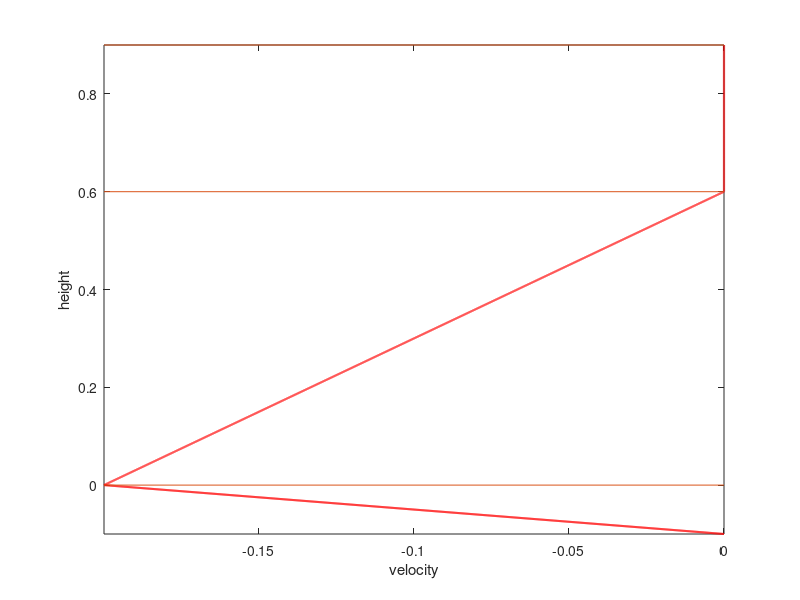
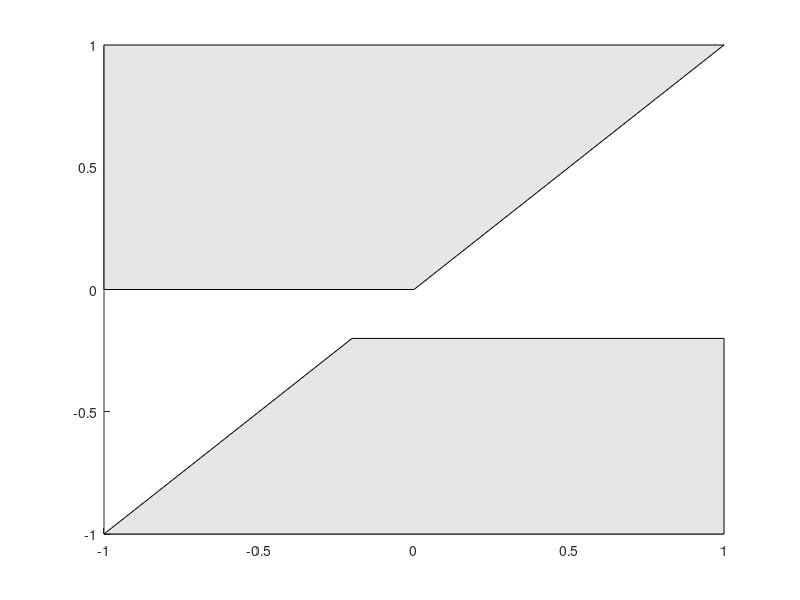

Source code (MATLAB) for these figures, in order: (Note: this script raises an error after producing the figures.)
%%%% 
%%%% FIND KISSING POINTS and EVALUATE SYSTEM COEFFICIENTS at these points
%%%%

close all % close all figures (if any)

%%% PART I: FIND A KISSING POINT

% colors to be used for plots
blewish=[13 140 204]./255;
darkgreen=[23 135 0]./255;
greybrown=[103 101 110]./255;
orange=[223 138 74]./255;
blu=[20 68 246]./255;
lightgray=[0.9 0.9 0.9];

fontsz=14;
MESH_DPS = 300;  % mesh density (points)

% put the model parameter values in a structure
s=struct('U0', 0, ...
         'U1', -0.2,...
         'U2', 0, ...
         'U3', 0, ...
         'H1', 0.1, ...
         'H2', 0.6,...
         'H3', 0.3, ...
         'H12', 0, ...
         'H32', 0,...
         'g12', 0.6,...
         'g32', 0.4);
     
s.('H12')=s.('H1')/s.('H2');
s.('H32')=s.('H3')/s.('H2');

% range of U3 values
U3from=-1;
U3to=1;
U3step=1e-4;
U3rng=U3from:U3step:U3to;

% check if these values make sense
assert(s.('H1')>0, 'H1 MUST be positive!')
assert(s.('H2')>0, 'H2 MUST be positive!')
assert(s.('H3')>0, 'H3 MUST be positive!')
assert(s.('g12')>=0, 'g12 MUST be non-negative!')
assert(s.('g32')>=0, 'g32 MUST be non-negative!')
assert(s.('H1')+s.('H2')+s.('H3')==1, 'H1+H2+H3 MUST be 1!')

% check if g12+g32=1; if not, do rescaling
if s.('g12')+s.('g32') ~= 1  
    gsk=sqrt(s.('g12')+s.('g32'));
    s.('g12')=s.('g12')/gsk^2;
    s.('g32')=s.('g32')/gsk^2;
    s.('U0')=s.('U0')/gsk;
    s.('U1')=s.('U1')/gsk;
    s.('U2')=s.('U2')/gsk;
    s.('U3')=s.('U3')/gsk;
    U3rng=U3rng/gsk;
    fprintf(1,'done rescaling to ensure that g12+g32=1...\n');
end

% set up the z axis: it's [-H1,H2+H3] which has the length 1
dz=1e-4;  % length of a single interval 
nc=round(1/dz+1);  % number of points incl. boundary points
z=linspace(-s.('H1'),s.('H2')+s.('H3'), nc); 
zlow=(z<0);  % boolean vector with 1s only where z in lower layer
zmid=(z>=0 & z<=s.('H2'));
ztop=(z>s.('H2'));

% create the base velocity profile
Omega1=@()   (s.('U1')-s.('U0'))/s.('H1');
Omega2=@()   (s.('U2')-s.('U1'))/s.('H2');
Omega3=@(u3) (u3-s.('U2'))/s.('H3');

Ubase=@(u3)   (s.('U2')+Omega3(u3)*(z-s.('H2'))).*ztop +...
              (s.('U1')+Omega2()*z).*zmid+...
              (s.('U1')+Omega1()*z).*zlow;
       
% plot the velocity profile
ss=get(0,'ScreenSize'); % [left, bottom, width, height]
figure('Position',[ss(3)*0.25,ss(4)*0.25,ss(3)*0.5, ss(4)*0.4])

miny=min(Ubase(s.('U3')));
maxy=max(Ubase(s.('U3')));

plot(Ubase(s.('U3')), z, 'LineWidth',1.5,'Color','red')
hold on
line([miny,maxy],[0,0])
hold on
line([miny,maxy],[s.('H2'),s.('H2')])
hold on
line([miny,maxy],[s.('H2')+s.('H3'),s.('H2')+s.('H3')])
xlim([miny,maxy])
ylim([min(z),max(z)])
hold off
xlabel('velocity')
ylabel('height')
       
% function defining the equation for c       
Sigma1=@(c)     (s.('U0')-c)*(s.('U1')-c)-s.('g12')*s.('H1');
Sigma3=@(u3, c) (s.('U2')-c)*(u3-c)-s.('g32')*s.('H3');
Psi=@(c)        (s.('U2')-c)*(s.('U1')-c);
Fc=@(u3, c)     (s.('H12')*Psi(c)+Sigma1(c))*(s.('H32')*Psi(c)+Sigma3(u3, c))-...
                 s.('H12')*s.('H32')*Psi(c)^2;
cU0=@(u3,c) s.('U0')-c;
cU1=@(u3,c) s.('U1')-c;
cU2=@(u3,c) s.('U2')-c;
cU3=@(u3,c) u3-c;

% plot this function when varying U3
figure('Position',[ss(3)*0.25,ss(4)*0.25,ss(3)*0.5, ss(4)*0.4])
patch([s.('U2'), U3from,  U3from, U3to],...
      [s.('U2'), s.('U2'),U3to,   U3to],lightgray);
hold on
patch([s.('U1'), U3from, U3to,   U3to],...
      [s.('U1'), U3from, U3from, s.('U1'),],lightgray);
hold on

co_fc=fcontour(Fc,[U3from,U3to,U3from,U3to],'LineWidth',1.5,'MeshDensity',MESH_DPS);
set(co_fc,'LevelList',0)
set(co_fc,'LineColor',greybrown)
hold on
co_u3=fcontour(cU3,[U3from,U3to,U3from,U3to],'LineWidth',1.0,'MeshDensity',MESH_DPS);
set(co_u3,'LevelList',0)
set(co_u3,'LineColor',darkgreen)
hold on
co_u1=fcontour(cU1,[U3from,U3to,U3from,U3to],'LineWidth',1.0,'MeshDensity',MESH_DPS);
set(co_u1,'LevelList',0)
set(co_u1,'LineColor','red')
hold on
co_u2=fcontour(cU2,[U3from,U3to,U3from,U3to],'LineWidth',1.0,'MeshDensity',MESH_DPS);
set(co_u2,'LevelList',0)
set(co_u2,'LineColor',orange)
hold on
co_u0=fcontour(cU0,[U3from,U3to,U3from,U3to],'LineWidth',1.0,'MeshDensity',MESH_DPS);
set(co_u0,'LevelList',0)
set(co_u0,'LineColor',blu)
hold on
legend([co_u0,co_u1,co_u2,co_u3],{'$c=U_0$','$c=U_1$','$c=U_2$','$c=U_3$'},'interpreter','latex','Location','NorthEast');
box on

xlabel('$U_3$','interpreter','latex','FontSize',fontsz)
ylabel('$c$','interpreter','latex','FontSize',fontsz)

% edit this part based on where you see a kissing point in the picture!
U3rng_kp=U3rng(-0.7<=U3rng & U3rng<=-0.45);   % area in U3 around where the KP is
ctop=0.2;  % starting value closer to the larger c value
cbot=0.1;  % starting value closer to the smaller c value

c1c2s=zeros(length(U3rng_kp),2);
c1mc2=zeros(length(U3rng_kp),1);
cc=0;   % counter for U3 values for which c1 and c2 to be calculated

for u=U3rng_kp
    cc=cc+1;
    f_tmp=@(c) Fc(u, c);
    c1c2s(cc,1)=fzero(f_tmp,ctop);
    c1c2s(cc,2)=fzero(f_tmp,cbot);
    c1mc2(cc)=abs(c1c2s(cc,1)-c1c2s(cc,2));
end

% find index where is the minimal difference |c1-c2|
idx=find(c1mc2==min(c1mc2));
kp_u3=U3rng_kp(idx);
kp_c1=c1c2s(idx,1);
kp_c2=c1c2s(idx,2);
kp_cbar=(kp_c1+kp_c2)/2;
fprintf(1,'\n*** found a kissing point:\n');
fprintf(1,'c1:%10.4f\nc2:%10.4f\nU3:%10.4f\n',kp_c1,kp_c2,kp_u3);

%plot(kp_u3,kp_c1,'Marker','o','MarkerFaceColor','red','MarkerEdgeColor','red')
%hold on
%plot(kp_u3,kp_c2,'Marker','o','MarkerFaceColor','red','MarkerEdgeColor','red')

text(-0.58,0.22,'$K_3$','Interpreter','latex','FontSize',fontsz)
text(-0.057,-0.43,'$K_4$','Interpreter','latex','FontSize',fontsz)

%%% PART II: EVALUATE INTEGRAL COEFFICIENTS

% modal function and its derivative

b2=1;
b1=@(c)    -b2/(Omega1()*(s.('U0')-c));
m2=@(c)     b2*Sigma1(c)/((s.('U0')-c)*(s.('U1')-c));
m1=@(c)    -b2*s.('H1')/((s.('U0')-c)*(s.('U1')-c))-m2(c)/(Omega2()*(s.('U1')-c));
t2=@(c,u3)  m2(c)*(s.('U2')-c)*(u3-c)/Sigma3(u3, c);
t1=@(c,u3) -t2(c,u3)/(Omega3(u3)*(u3-c));

phi=@(c,u3)...
    (t1(c,u3)+t2(c,u3)./(Omega3(u3)*(s.('U2')-c+Omega3(u3)*(z-s.('H2'))))).*ztop+...
                         (m1(c)+m2(c)./(Omega2()*(s.('U1')-c+Omega2()*z))).*zmid+...
                            (b1(c)+b2./(Omega1()*(s.('U1')-c+Omega1()*z))).*zlow;

phi_z=@(c,u3) -(t2(c,u3)./(s.('U2')-c+Omega3(u3)*(z-s.('H2'))).^2).*ztop-...
                               (m2(c)./(s.('U1')-c+Omega2()*z).^2).*zmid-...
                                  (b2./(s.('U1')-c+Omega1()*z).^2).*zlow;

% check the orthogonality condition; approximate integral using the
% composite trapezoidal rule

kfs=[(1/2) ones(1,nc-2) (1/2)];

% storage for coefficient values

nU3kp=length(U3rng_kp);
npots=1:nU3kp;

storage_c1=zeros(size(npots));
storage_c2=zeros(size(npots));
storage_lambda1=zeros(size(npots));
storage_lambda2=zeros(size(npots));
storage_mu1=zeros(size(npots));
storage_mu2=zeros(size(npots));
storage_sigma=zeros(size(npots));
storage_nu1=zeros(size(npots));
storage_nu2=zeros(size(npots));
storage_gamma1=zeros(size(npots));
storage_gamma2=zeros(size(npots));

for i=1:size(c1c2s,1)
    
    %fprintf(1,'c pair %i: c1=%f c2=%f\n',i,c1c2s(i,1),c1c2s(i,2));
    
    kp_c1=c1c2s(i,1);
    kp_c2=c1c2s(i,2);
    kp_cbar=(kp_c1+kp_c2)/2;
    kp_u3=U3rng_kp(i);
    

    orthc=sum(dz*kfs.*(Ubase(kp_u3)-kp_cbar).*phi_z(kp_c1,kp_u3).*phi_z(kp_c2,kp_u3));
    
    if i==idx
        fprintf(1,'\n*** orthogonality condition:\n%10.7f\n',orthc);
    end
    
    % now calculate coefficients

    l=struct(...
    'alpha1', -2*sum(dz*kfs.*(Ubase(kp_u3)-kp_cbar).*phi_z(kp_c1,kp_u3).^2),...
    'alpha2', -2*sum(dz*kfs.*(Ubase(kp_u3)-kp_cbar).*phi_z(kp_c2,kp_u3).^2),...
    'lambda1',   sum(dz*kfs.*(Ubase(kp_u3)-kp_cbar).^2.*phi(kp_c1,kp_u3).^2),...
    'lambda2',   sum(dz*kfs.*(Ubase(kp_u3)-kp_cbar).^2.*phi(kp_c2,kp_u3).^2),...
    'mu1', (3/2)*sum(dz*kfs.*(Ubase(kp_u3)-kp_cbar).^2.*phi_z(kp_c1,kp_u3).^3),...
    'mu2', (3/2)*sum(dz*kfs.*(Ubase(kp_u3)-kp_cbar).^2.*phi_z(kp_c2,kp_u3).^3),...
    'sigma',     sum(dz*kfs.*(Ubase(kp_u3)-kp_cbar).^2.*phi(kp_c1,kp_u3).*phi(kp_c2,kp_u3)),...
    'nu1', (3/2)*sum(dz*kfs.*(Ubase(kp_u3)-kp_cbar).^2.*phi_z(kp_c1,kp_u3).*phi_z(kp_c2,kp_u3).^2),...
    'nu2', (3/2)*sum(dz*kfs.*(Ubase(kp_u3)-kp_cbar).^2.*phi_z(kp_c1,kp_u3).^2.*phi_z(kp_c2,kp_u3)));
    tmp=Ubase(kp_u3).*phi_z(kp_c1,kp_u3);
    l.('gamma1')=tmp(2);
    tmp=Ubase(kp_u3).*phi_z(kp_c2,kp_u3);
    l.('gamma2')=tmp(2);

    % if alphas are negative, multiply all coefficients by -1
    assert(l.('alpha1')*l.('alpha2')>0, 'alpha1 and alpha2 MUST be of the same sign!')
    if l.('alpha1')<0
        fldn=fieldnames(l);
        for j=1:numel(fldn)
            l.(fldn{j})=-l.(fldn{j});
        end
    end

    % rescale again to make alphas equal to 1
    a=sqrt(l.('alpha1')/l.('alpha2'));
    sc=kp_c1-kp_cbar;
    q=sc*l.('alpha1');

    ll0=struct(...
        'alpha1', 1,...
        'alpha2',  1,...
        'lambda1', l.('lambda1')/q,...
        'lambda2', (a^2/q)*l.('lambda2'),...
        'sigma',   (a/q)*l.('sigma'),...
        'mu1',  l.('mu1')/q,...
        'mu2',  (a^3/q)*l.('mu2'),...
        'nu1', (a^2/q)*l.('nu1'),...
        'nu2', (a/q)*l.('nu2'),...
        'gamma1', l.('gamma1')/q,...
        'gamma2', (a/q)*l.('gamma2'));
    
    w=1/sqrt(abs(ll0.mu1*ll0.mu2));
    
    ll=struct(...
        'alpha1', ll0.alpha1,...
        'alpha2',  ll0.alpha2,...
        'lambda1', ll0.lambda1,...
        'lambda2', ll0.lambda1,...
        'sigma',   ll0.sigma,...
        'mu1',  ll0.('mu1')*w,...
        'mu2',  ll0.('mu2')*w,...
        'nu1', ll0.('nu1')*w,...
        'nu2', ll0.('nu2')*w,...
        'gamma1', ll0.('gamma1')/w,...
        'gamma2', ll0.('gamma2')/w);
    
    storage_c1(i)=kp_c1;
    storage_c2(i)=kp_c2;
    storage_lambda1(i)=ll.('lambda1');
    storage_lambda2(i)=ll.('lambda2');
    storage_mu1(i)=ll.('mu1');
    storage_mu2(i)=ll.('mu2');
    storage_sigma(i)=ll.('sigma');
    storage_nu1(i)=ll.('nu1');
    storage_nu2(i)=ll.('nu2');
    storage_gamma1(i)=ll.('gamma1');
    storage_gamma2(i)=ll.('gamma2');
end

ss=get(0,'ScreenSize'); % [left, bottom, width, height]
figure('Position',[ss(3)*0.25,ss(4)*0.25,ss(3)*0.5, ss(4)*0.5])

subplot(2,3,1)

klr=[73 68 163]./ 255;

plot(npots, storage_c1,'LineStyle','-','Color',klr)
hold on
plot(npots, storage_c2,'LineStyle','--','Color',klr)
xlim([1,nU3kp])
hold on
plot(idx, storage_c1(idx),'Marker','o','MarkerFaceColor',klr,'MarkerEdgeColor',klr) 
hold on
plot(idx, storage_c2(idx),'Marker','o','MarkerFaceColor',klr,'MarkerEdgeColor',klr) 
xlim([1,nU3kp])
set(gca, 'XTickLabel', [])
h=legend('$c_1$','$c_2$','Location','SouthOutside','Orientation','horizontal');
set(h,'Interpreter','latex')
set(h,'FontSize',12)
legend('boxoff')

subplot(2,3,2)

plot(npots, storage_lambda1,'r',...
     npots, storage_lambda2,'--r')
xlim([1,nU3kp])
hold on
plot(idx, storage_lambda1(idx),'Marker','o','MarkerFaceColor','red','MarkerEdgeColor','red') 
hold on
plot(idx, storage_lambda2(idx),'Marker','o','MarkerFaceColor','red','MarkerEdgeColor','red') 
xlim([1,nU3kp])
set(gca, 'XTickLabel', [])
h=legend('$\lambda_1$','$\lambda_2$','Location','SouthOutside','Orientation','horizontal');
set(h,'Interpreter','latex')
legend('boxoff')
set(h,'FontSize',12)
 
subplot(2,3,3)
plot(npots, storage_mu1,'b',...
     npots, storage_mu2,'--b')
xlim([1,nU3kp])
hold on
plot(idx, storage_mu1(idx),'Marker','o','MarkerFaceColor','blue','MarkerEdgeColor','blue') 
hold on
plot(idx, storage_mu2(idx),'Marker','o','MarkerFaceColor','blue','MarkerEdgeColor','blue') 
xlim([1,nU3kp])
set(gca, 'XTickLabel', [])
h=legend('$\mu_1$','$\mu_2$','Location','SouthOutside','Orientation','horizontal');
set(h,'Interpreter','latex')
legend('boxoff')
set(h,'FontSize',12)
 
 
subplot(2,3,4)
plot(npots, storage_sigma,'m')
xlim([1,nU3kp])
hold on
plot(idx, storage_sigma(idx),'Marker','o','MarkerFaceColor','magenta','MarkerEdgeColor','magenta') 
hold on
% plot(idx, storage_sigma(idx),'Marker','o','MarkerFaceColor','magenta','MarkerEdgeColor','magenta') 
xlim([1,nU3kp])
set(gca, 'XTickLabel', [])
h=legend('$\sigma$','Location','SouthOutside','Orientation','horizontal');
set(h,'Interpreter','latex')
legend('boxoff')
set(h,'FontSize',12)

subplot(2,3,5)

klr=[46 174 139]./ 255;

plot(npots, storage_nu1,'LineStyle','-','Color',klr)
hold on
plot(npots, storage_nu2,'LineStyle','--','Color',klr)
xlim([1,nU3kp])
hold on
plot(idx, storage_nu1(idx),'Marker','o','MarkerFaceColor',klr,'MarkerEdgeColor',klr) 
hold on
plot(idx, storage_nu2(idx),'Marker','o','MarkerFaceColor',klr,'MarkerEdgeColor',klr) 
xlim([1,nU3kp])
set(gca, 'XTickLabel', [])
h=legend('$\nu_{1}$','$\nu_{2}$','Location','SouthOutside','Orientation','horizontal');
set(h,'Interpreter','latex')
legend('boxoff')
set(h,'FontSize',12)

subplot(2,3,6)

klr = [201 18 148]./ 255;

plot(npots, storage_gamma1,'LineStyle','-','Color',klr)
hold on
plot(npots, storage_gamma2,'LineStyle','--','Color',klr)
xlim([1,nU3kp])
hold on
plot(idx, storage_gamma1(idx),'Marker','o','MarkerFaceColor',klr,'MarkerEdgeColor',klr) 
hold on
plot(idx, storage_gamma2(idx),'Marker','o','MarkerFaceColor',klr,'MarkerEdgeColor',klr) 
xlim([1,nU3kp])
set(gca, 'XTickLabel', [])
h=legend('$\gamma_1$','$\gamma_2$','Location','SouthOutside','Orientation','horizontal');
set(h,'Interpreter','latex')
set(h,'FontSize',12)
legend('boxoff')